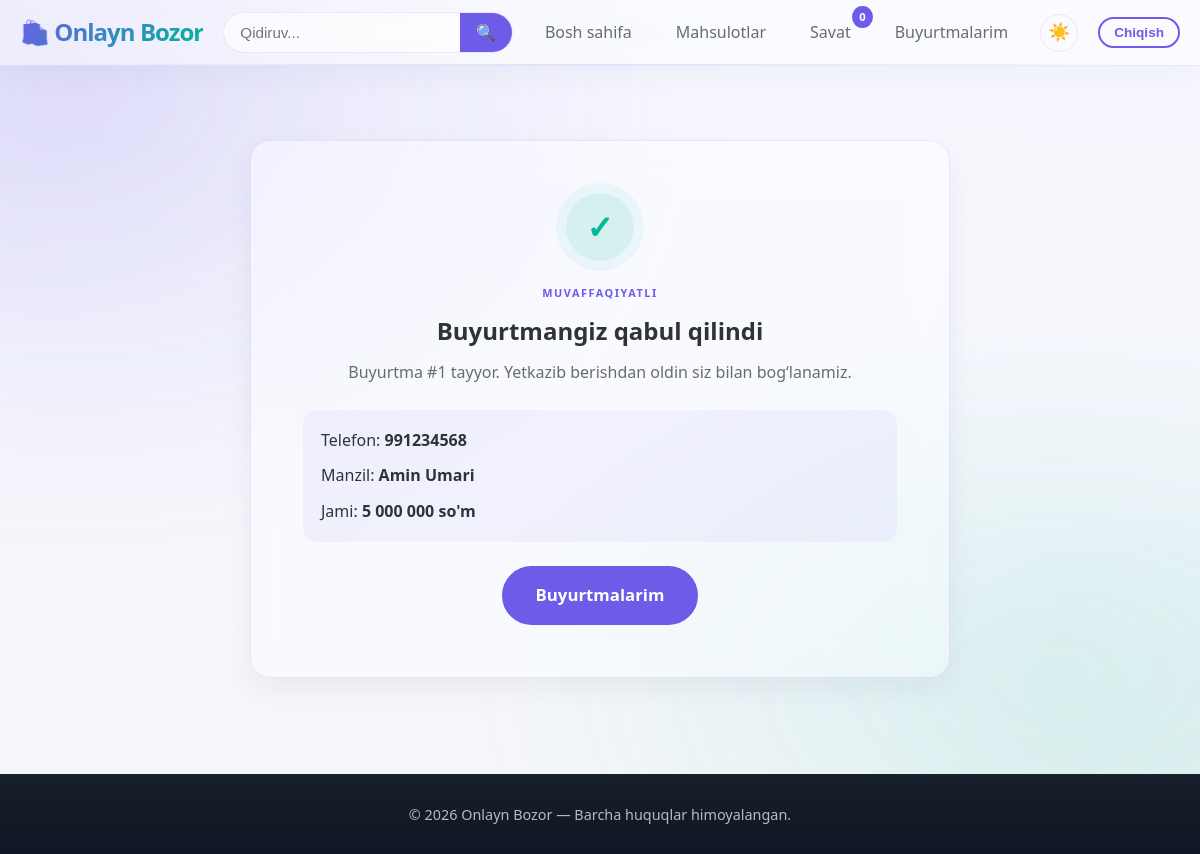
The app's page /orders/1/success/ (signed in) with its own data.
### shop/models.py (models this page shows, shortened)
class Order(models.Model):
    class Status(models.TextChoices):
        PENDING = 'pending', 'Kutilmoqda'
        CONFIRMED = 'confirmed', 'Tasdiqlangan'
        SHIPPED = 'shipped', 'Yetkazilmoqda'
        DELIVERED = 'delivered', 'Yetkazildi'
        CANCELED = 'canceled', 'Bekor qilindi'
    user = models.ForeignKey(
        settings.AUTH_USER_MODEL,
        related_name='shop_orders',
        on_delete=models.PROTECT,
    )
    phone = models.CharField(max_length=32)
    address = models.TextField()
    status = models.CharField(
        max_length=16,
        choices=Status.choices,
        default=Status.PENDING,
    )
    total = models.DecimalField(max_digits=12, decimal_places=2)
    created_at = models.DateTimeField(auto_now_add=True)
    class Meta:
        ordering = ('-created_at',)

### shop/views.py (the view)
# urls.py: path('orders/<int:order_id>/success/', views.order_success, name='order_success'),
@login_required(login_url='shop_auth:login')
def order_success(request, order_id):
    order = get_object_or_404(
        Order.objects.prefetch_related('items'),
        pk=order_id,
        user=request.user,
    )
    return render(request, 'shop/order_success.html', {'order': order})

### myshop/context_processors.py (called while the page is built)
def cart(request):
    return {'cart': Cart(request)}

def auth_urls(request):
    return {
        'login_url': '/auth/login/',
        'logout_url': '/auth/logout/',
        'register_url': '/auth/register/',
    }

### shop/cart.py (called while the page is built)
    def __len__(self):
        return sum(item['quantity'] for item in self.cart.values())

### shop/templatetags/shop_extras.py (called while the page is built)
@register.filter
def uzs(value):
    try:
        amount = Decimal(str(value))
    except (InvalidOperation, TypeError, ValueError):
        return value
    formatted = f"{amount:,.0f}".replace(",", " ")
    return f"{formatted} so'm"

### templates/shop/order_success.html (shortened to what this page needs)
{% extends 'base.html' %}
{% load shop_extras %}
{% block content %}
<section class="order-result-section">
    <div class="container">
        <div class="order-result glass-panel">
            <div class="order-result-icon" aria-hidden="true">✓</div>
            <span class="home-section-kicker">MUVAFFAQIYATLI</span>
            <h1>Buyurtmangiz qabul qilindi</h1>
            <p>Buyurtma #{{ order.id }} tayyor. Yetkazib berishdan oldin siz bilan bog‘lanamiz.</p>
            <div class="order-result-meta">
                <span>Telefon: <strong>{{ order.phone }}</strong></span>
                <span>Manzil: <strong>{{ order.address }}</strong></span>
                <span>Jami: <strong>{{ order.total|uzs }}</strong></span>
            </div>
            <a class="btn btn-primary btn-large" href="{% url 'shop:order_history' %}">Buyurtmalarim</a>
        </div>
    </div>
</section>
{% endblock %}

### static/css/style.css (style rules this page uses)
:root { --primary: #6c5ce7; --primary-dark: #5a4bd1; --secondary: #00b894; --accent: #fdcb6e; --danger: #e17055; --dark: #2d3436; --gray: #636e72; --light: #f5f6fa; --white: rgba(255, 255, 255, 0.72); --glass: rgba(255, 255, 255, 0.5); --card-bg: rgba(255, 255, 255, 0.66); --panel-bg: rgba(255, 255, 255, 0.56); --shadow: 0 10px 28px rgba(26, 33, 46, 0.06); --shadow-hover: 0 14px 34px rgba(108, 92, 231, 0.12); --radius: 12px; --radius-sm: 8px; --transition: 0.3s ease; }
* { margin: 0; padding: 0; box-sizing: border-box; }
html { scroll-behavior: smooth; }
body { font-family: 'Segoe UI', Tahoma, Geneva, Verdana, sans-serif; background: radial-gradient(circle at top left, rgba(108, 92, 231, 0.08), transparent 24%), radial-gradient(circle at bottom right, rgba(0, 184, 148, 0.05), transparent 25%), linear-gradient(180deg, rgba(247, 248, 255, 0.96), rgba(245, 246, 250, 0.96)); color: var(--dark); line-height: 1.6; min-height: 100vh; display: flex; flex-direction: column; }
.container { max-width: 1200px; margin: 0 auto; padding: 0 20px; }
a { text-decoration: none; color: inherit; }
.btn { display: inline-block; padding: 10px 24px; border-radius: 50px; font-weight: 600; border: 2px solid transparent; cursor: pointer; font-size: 0.95rem; transition: var(--transition); text-align: center; }
.btn-primary { background: var(--primary); color: white; border-color: var(--primary); }
.btn-large { padding: 14px 32px; font-size: 1.05rem; }
.home-eyebrow, .home-section-kicker { display: inline-flex; align-items: center; gap: 9px; color: #aebbb5; font-size: 0.72rem; font-weight: 700; letter-spacing: 0.14em; }
.home-section-kicker { color: var(--primary); font-size: 0.68rem; }
.glass-panel { background: var(--panel-bg); border: 1px solid var(--theme-border); border-radius: 20px; box-shadow: var(--shadow); backdrop-filter: blur(18px) saturate(1.25); -webkit-backdrop-filter: blur(18px) saturate(1.25); }
.checkout-section, .order-result-section { padding: 54px 0 76px; }
.order-result { max-width: 700px; margin: 20px auto; padding: clamp(26px, 6vw, 52px); text-align: center; animation: soft-rise 0.65s cubic-bezier(0.2, 0.8, 0.2, 1) both; }
.order-result-icon { display: grid; place-items: center; width: 68px; height: 68px; margin: 0 auto 18px; border-radius: 50%; background: rgba(0, 184, 148, 0.14); color: var(--secondary); font-size: 2rem; font-weight: 800; box-shadow: 0 0 0 10px rgba(0, 184, 148, 0.06); }
.order-result h1 { margin: 7px 0 10px; }
.order-result > p { color: var(--gray); }
.order-result-meta { display: grid; gap: 10px; margin: 24px 0; padding: 18px; border-radius: 14px; background: rgba(108, 92, 231, 0.06); text-align: left; }
body { position: relative; isolation: isolate; }
body::before { content: ''; position: fixed; inset: -18%; z-index: -1; pointer-events: none; background: radial-gradient(ellipse at 18% 22%, rgba(108, 92, 231, 0.13), transparent 34%), radial-gradient(ellipse at 78% 72%, rgba(0, 184, 148, 0.1), transparent 32%); filter: blur(28px); animation: ambient-drift 26s ease-in-out infinite alternate; }
.main-nav a, .theme-toggle, .btn { transition: transform 0.28s cubic-bezier(0.2, 0.8, 0.2, 1), background-color 0.28s ease, border-color 0.28s ease, box-shadow 0.28s ease, color 0.28s ease; }

### static/css/theme.css (style rules this page uses)
:root { color-scheme: light; --light: #f5f6fa; --white: rgba(255, 255, 255, 0.72); --dark: #2d3436; --gray: #636e72; --theme-border: rgba(108, 92, 231, 0.12); --theme-header: rgba(255, 255, 255, 0.48); --card-bg: rgba(255, 255, 255, 0.48); --panel-bg: rgba(255, 255, 255, 0.42); }
body { background-color: var(--light); color: var(--dark); transition: background-color 0.25s ease, color 0.25s ease; }

### records on screen
Order: id "1", phone "991234568", address "Amin Umari", total|uzs "5 000 000 so'm"

### other values on screen
{{ cart|length }} "0"
